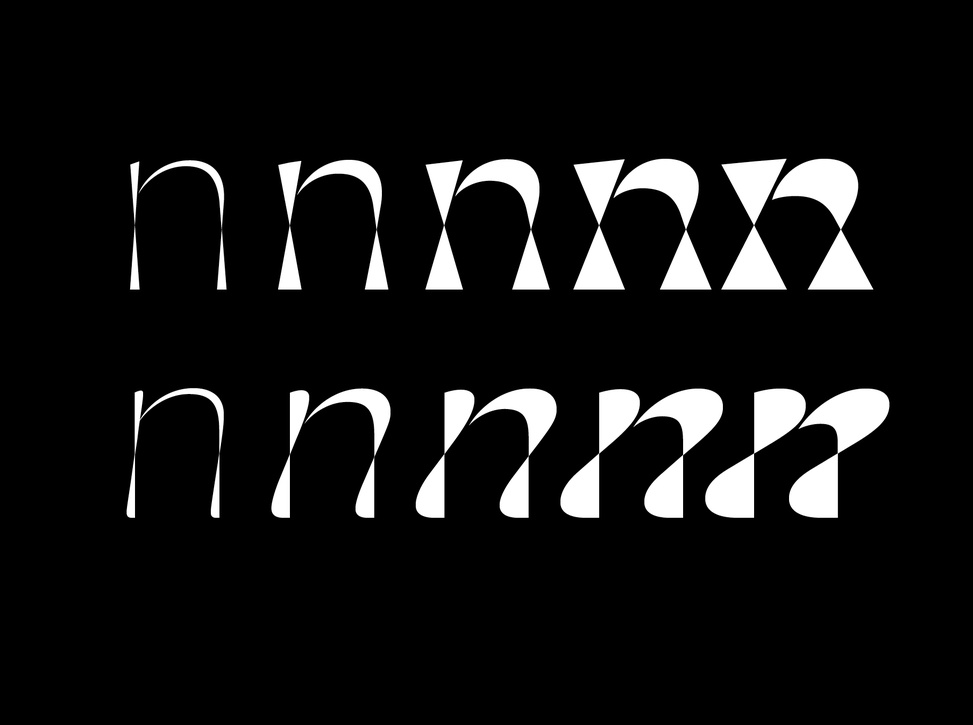
#> input picture 1207070121_Syahrul Fikri_PCD_Prak.11/Silhouette.jpg, 973 x 725 px, shrunk from 1809 x 1347 before the run
$ jupyter execute 'Morfologi Dilasi & Erosi.ipynb'   (shell and % lines are left out)
#> lines starting #> are read from the running program, lines starting #| are printed output that depends on the picture
[cell 1]
import cv2
import numpy as np
import matplotlib.pyplot as plt

[cell 2]
# Reading the input image
img = cv2.imread('Silhouette.jpg', 0)
#> img is the input picture: shape (725, 973); min 0, max 255, mean 20.3

# Taking a matrix of size 5 as the kernel
kernel = np.ones((5,5), np.uint8)

[cell 3]
img_erosion = cv2.erode(img, kernel, iterations=1)
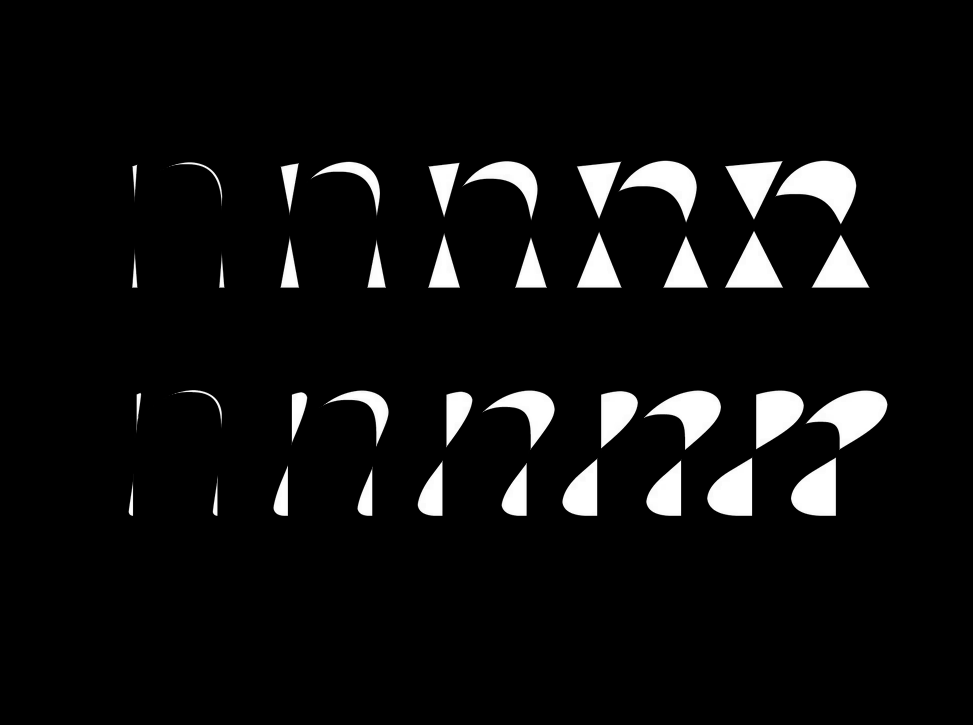
#> img_erosion: shape (725, 973); min 0, max 255, mean 14.3
img_dilation = cv2.dilate(img, kernel, iterations=1)
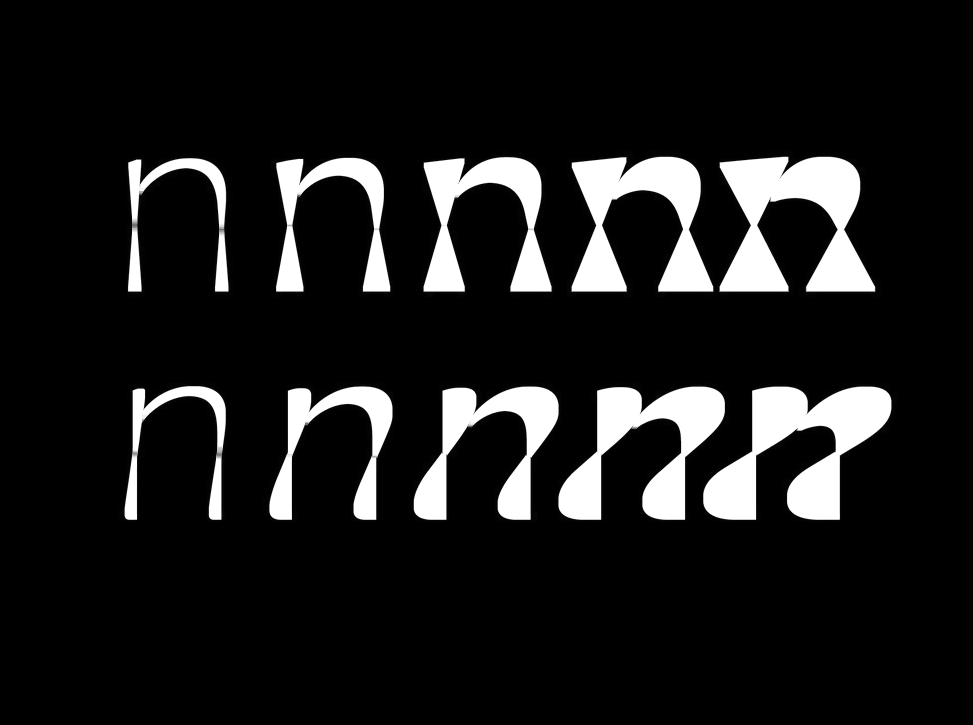
#> img_dilation: shape (725, 973); min 0, max 255, mean 27.1

[cell 4]
fig, axes = plt.subplots(3, 2, figsize=(20, 20))
ax = axes.ravel()

ax[0].imshow(img, cmap = 'gray')
ax[0].set_title("Citra Input")
ax[1].hist(img.ravel(), bins = 256)
ax[1].set_title("Histogram Citra Input")

ax[2].imshow(img_erosion, cmap = 'gray')
ax[2].set_title("Citra Output Erosi")
ax[3].hist(img_erosion.ravel(), bins = 256)
ax[3].set_title("Histogram Citra Output Erosi")

ax[4].imshow(img_dilation, cmap = 'gray')
ax[4].set_title("Citra Output Dilasi")
ax[5].hist(img_dilation.ravel(), bins = 256)
ax[5].set_title("Histogram Citra Output Erosi")
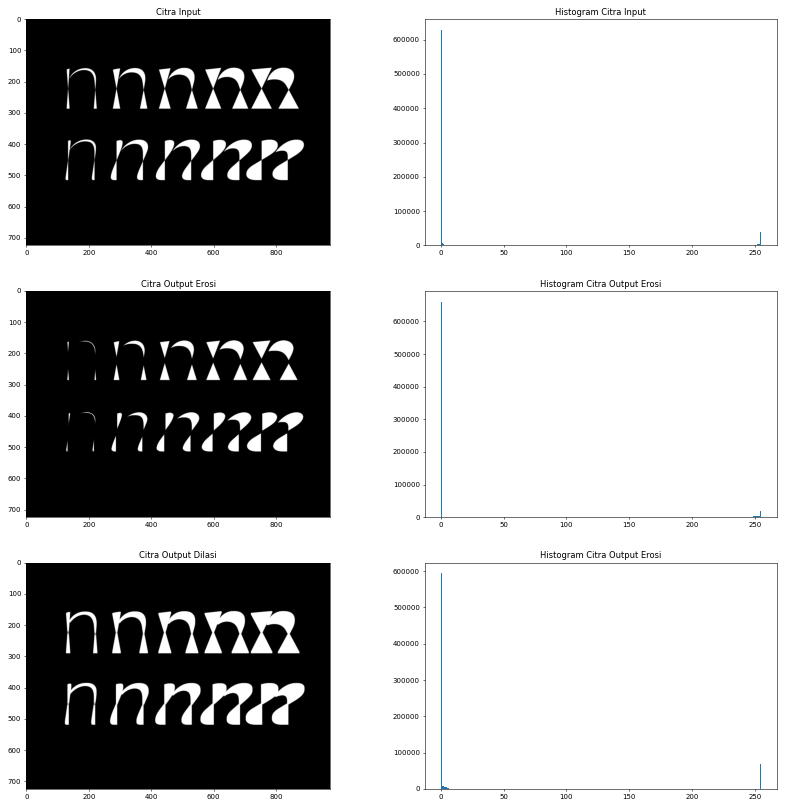
#> figure drawn by matplotlib, 6 panels; panel 2: tallest bar 628752 high, from x = 0 to 0.996; panel 4: tallest bar 660696 high, from x = 0 to 0.996; panel 6: tallest bar 593646 high, from x = 0 to 0.996
